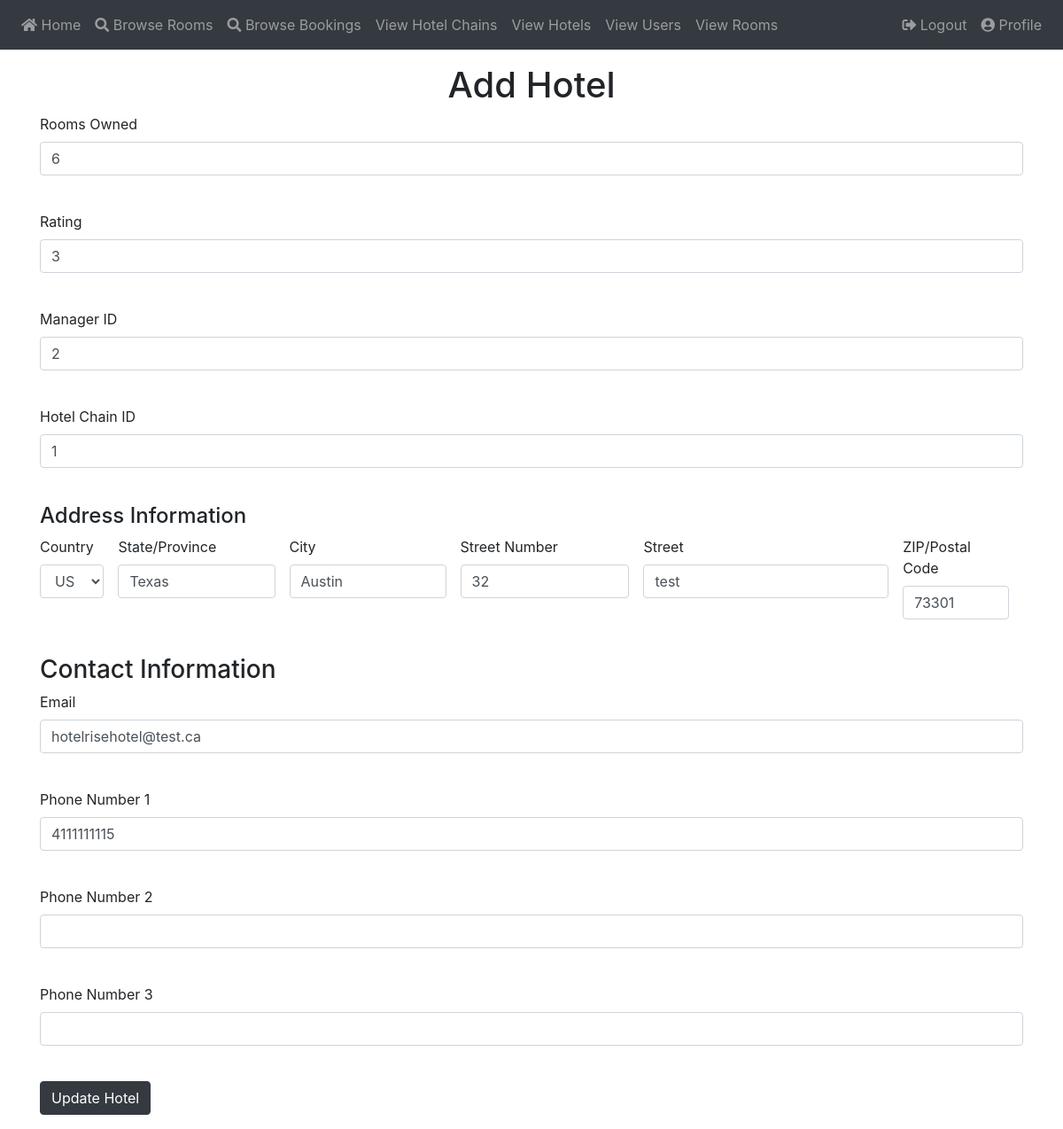
The page /edit_hotel/1 (signed in) on the database as committed earlier.
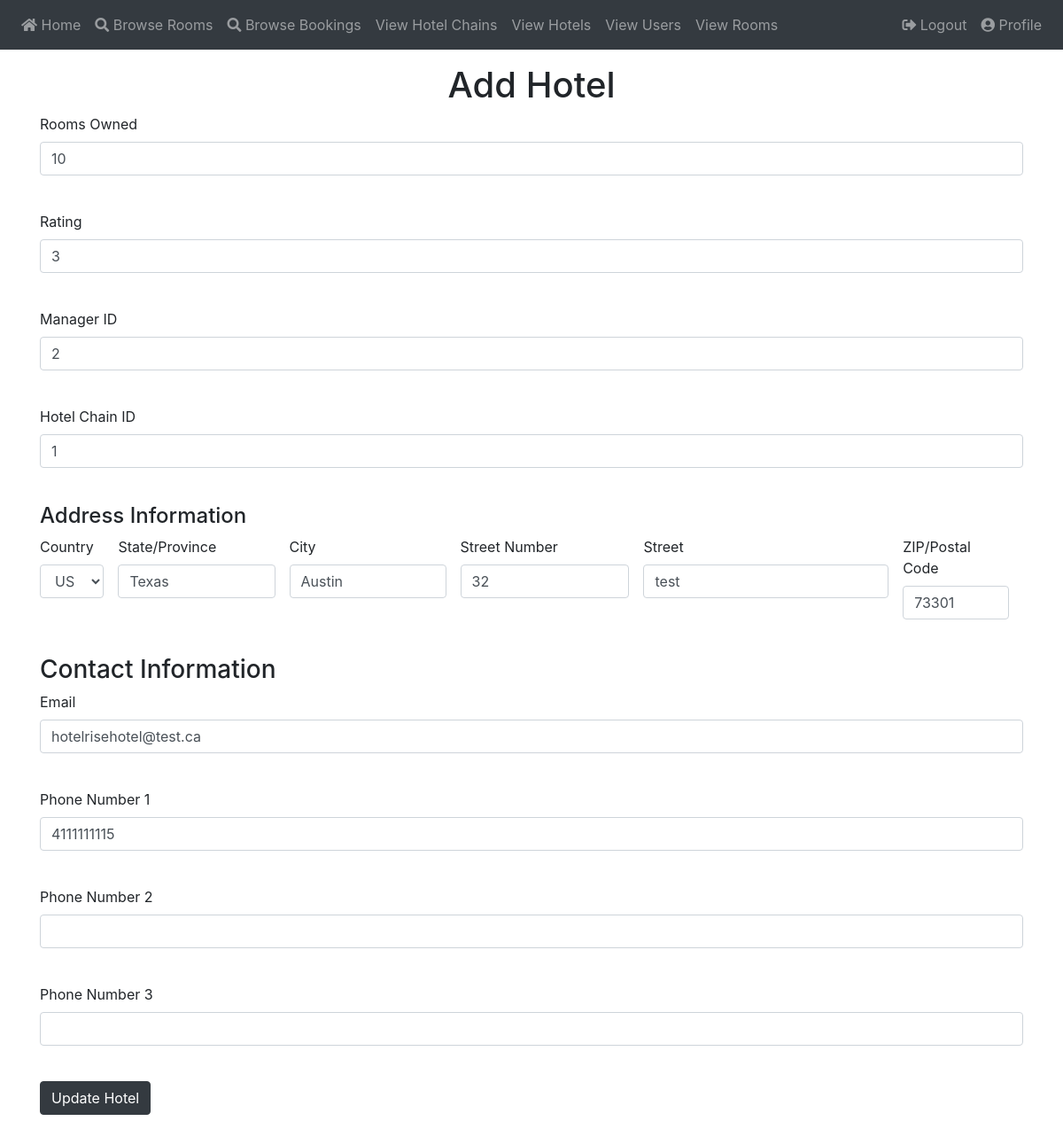
The same page on the database as committed later.
### app/models.py (models this page shows)
class Hotel(db.Model):
    id          = db.Column(db.Integer, primary_key = True)
    rooms_amt   = db.Column(db.Integer, nullable = False)
    rating      = db.Column(db.Integer, nullable = False)
    email       = db.Column(db.String(128), nullable = False)
    address     = db.Column(db.Integer, db.ForeignKey('addr.id'))
    phone       = db.Column(db.Integer, db.ForeignKey('phone.id'))
    manager     = db.Column(db.Integer, db.ForeignKey('user.id'))
    owned_by    = db.Column(db.Integer, db.ForeignKey('chain.id'))
    rooms       = db.relationship("Room", backref = 'hotel', lazy='dynamic')

### app/routes.py (the view)
@app.route("/edit_hotel/<hotel_id>", methods = ["GET", "POST"])
@login_required
def edit_hotel(hotel_id):
    if current_user.priv > 1:
        hotel = Hotel.query.get(hotel_id)
        addr = Addr.query.get(hotel.address)
        ph = Phone.query.get(hotel.phone)
        form = EditHotelForm()
        if form.validate_on_submit():
            edit_addr(form, addr)
            edit_phone(form, ph)
            hotel.rooms_amt = form.rooms_amt.data
            chain.manager = form.manager.data
            chain.rating = form.rating.data
            chain.email = form.email.data
            chain.owned_by = form.owned_by.data
            db.session.commit()
            flash("Modifications have been saved!")
            return redirect(url_for('view_hotels'))
        elif request.method == "GET":
            form.rooms_amt.data = hotel.rooms_amt
            form.manager.data = hotel.manager
            form.rating.data = hotel.rating
            form.email.data = hotel.email
            form.owned_by.data = hotel.owned_by
            fill_addr_form(form, addr)
            fill_phone_form(form, ph)
        return render_template("add_hotel.html", title="Edit Hotel", form=form, hotel_id = hotel_id)
    else:
        return redirect(url_for('view_hotels'))

### app/forms.py (shortened to what this page needs)
class EditHotelForm(FlaskForm):
    rooms_amt = IntegerField("Rooms Owned", validators=[DataRequired()])
    rating = IntegerField("Rating", validators=[DataRequired()])
    email = StringField('Email', validators=[DataRequired(), Email()])
    manager = IntegerField("Manager ID", validators=[DataRequired()])
    owned_by = IntegerField("Hotel Chain ID", validators=[DataRequired()])
    phone1 = StringField('Phone Number 1', validators=[DataRequired()])
    phone2 = StringField('Phone Number 2')
    phone3 = StringField('Phone Number 3')
    country = SelectField("Country", choices=[("us", "US"), ('CAD', "Canada")], validators=[DataRequired()])
    state = StringField("State/Province", validators=[DataRequired()])
    city = StringField('City', validators=[DataRequired()])
    street_num = IntegerField("Street Number", validators=[DataRequired()])
    street = StringField("Street", validators=[DataRequired()])
    zip = StringField('ZIP/Postal Code', validators=[DataRequired()])
    submit = SubmitField('Update Hotel')

### app/models.py (called while the page is built)
@login.user_loader
def load_user(id):
    return User.query.get(int(id))

### app/templates/add_hotel.html (shortened to what this page needs)
{% extends "base.html" %}
{% block content %}
    <h1 class="text-center">Add Hotel</h1>
    <form action="" method="post">
        <div class="d-flex align-content-start">
            {% include "add_type/hotel.html" %}
        </div>
        <div class="d-flex align-content-start flex-column">
            {% include "add_type/address.html" %}
            {% include "add_type/contact.html" %}
        </div>
        <div class="container">
            <p>{{ form.submit(class="btn btn-dark") }}</p>
        </div>
    </form>
{% endblock %}

### app/templates/add_type/hotel.html (shortened to what this page needs)
{% block content %}
    <div class="container">
        <p>
            {{ form.rooms_amt.label }}<br>
            {{ form.rooms_amt(size=20, class="form-control") }}<br>
        </p>
        <p>
            {{ form.rating.label }}<br>
            {{ form.rating(size=20, class="form-control") }}<br>
        </p>
        <p>
            {{ form.manager.label }}<br>
            {{ form.manager(size=20, class="form-control") }}<br>
        </p>
        <p>
            {{ form.owned_by.label }}<br>
            {{ form.owned_by(size=20, class="form-control") }}<br>
        </p>
    </div>
{% endblock %}

### app/templates/add_type/contact.html (shortened to what this page needs)
{% block content %}
    {% if form %}
    <div class="container">
        <h3>Contact Information</h3>
        <p>
            {{ form.email.label }}<br>
            {{ form.email(size=64, class="form-control") }}<br>
        </p>
        <p>
            {{ form.phone1.label }}<br>
            {{ form.phone1(size=12, class="form-control") }}<br>
        </p>
        <p>
            {{ form.phone2.label }}<br>
            {{ form.phone2(size=12, class="form-control") }}<br>
        </p>
        <p>
            {{ form.phone3.label }}<br>
            {{ form.phone3(size=12, class="form-control") }}<br>
        </p>
    </div>
    {% endif %}
{% endblock %}

Rows that differ between the two databases and show on the page:
changed Hotel "hotelrisehotel@test.ca": rooms_amt "6" → "10"
